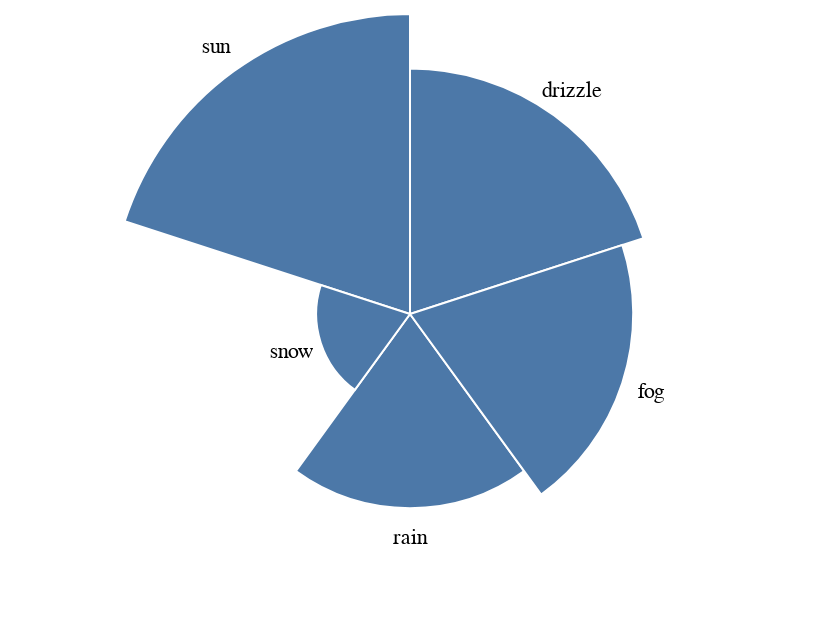

The code cell stored with this chart in its notebook:
### Markdown cell above
### Radial Chart

### Code cell
show(
    data(["condition", "temperature"]),
    {
        "view": [
            {
                "coordinates": "polar",
                "mark": [
                    {
                        "type": "bar",
                        "encoding": [
                            {"channel": "x", "field": "condition"},
                            {
                                "channel": "y",
                                "field": "temperature",
                                "aggregate": "mean",
                            },
                        ],
                    }
                ],
                "scale": [
                    {"channel": "x", "type": "ordinal"},
                    {"channel": "y", "type": "linear", "zero": "true"},
                ],
            }
        ]
    },
)

### Figure 1 — Vega-Lite specification as saved in the notebook (floating-point values rounded to 4 significant figures; data arrays with more than 128 entries replaced by an {"elided": "..."} marker saying what was removed)
{"config": {"view": {"continuousWidth": 400, "continuousHeight": 300}}, "layer": [{"mark": {"type": "arc", "stroke": "#ffffff"}}, {"mark": {"type": "text", "radiusOffset": 15}}], "data": {"name": "data-4320e9365fc008a7116fce3f257ae0ca"}, "encoding": {"radius": {"aggregate": "mean", "field": "temperature", "scale": {"type": "linear", "zero": true}, "type": "quantitative"}, "text": {"field": "condition", "type": "ordinal"}, "theta": {"field": "condition", "scale": {"type": "ordinal"}, "type": "ordinal"}}, "$schema": "https://vega.github.io/schema/vega-lite/v4.17.0.json", "datasets": {"data-4320e9365fc008a7116fce3f257ae0ca": {"elided": "1456 records"}}}
